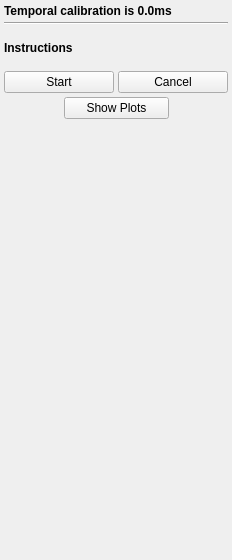
<?xml version="1.0" encoding="UTF-8"?>
<ui version="4.0">
 <class>TemporalCalibrationToolbox</class>
 <widget class="QWidget" name="TemporalCalibrationToolbox">
  <property name="geometry">
   <rect>
    <x>0</x>
    <y>0</y>
    <width>232</width>
    <height>560</height>
   </rect>
  </property>
  <property name="sizePolicy">
   <sizepolicy hsizetype="Fixed" vsizetype="Preferred">
    <horstretch>0</horstretch>
    <verstretch>0</verstretch>
   </sizepolicy>
  </property>
  <property name="minimumSize">
   <size>
    <width>232</width>
    <height>560</height>
   </size>
  </property>
  <property name="maximumSize">
   <size>
    <width>232</width>
    <height>16777215</height>
   </size>
  </property>
  <property name="windowTitle">
   <string>Temporal Calibration</string>
  </property>
  <layout class="QVBoxLayout" name="verticalLayout">
   <property name="spacing">
    <number>4</number>
   </property>
   <property name="margin">
    <number>4</number>
   </property>
   <item>
    <widget class="QLabel" name="label_State">
     <property name="font">
      <font>
       <weight>75</weight>
       <bold>true</bold>
      </font>
     </property>
     <property name="text">
      <string>Temporal calibration is 0.0ms</string>
     </property>
    </widget>
   </item>
   <item>
    <widget class="Line" name="line_2">
     <property name="orientation">
      <enum>Qt::Horizontal</enum>
     </property>
    </widget>
   </item>
   <item>
    <spacer name="verticalSpacer_6">
     <property name="orientation">
      <enum>Qt::Vertical</enum>
     </property>
     <property name="sizeType">
      <enum>QSizePolicy::Fixed</enum>
     </property>
     <property name="sizeHint" stdset="0">
      <size>
       <width>158</width>
       <height>12</height>
      </size>
     </property>
    </spacer>
   </item>
   <item>
    <widget class="QLabel" name="label_InstructionsTemporal">
     <property name="font">
      <font>
       <weight>75</weight>
       <bold>true</bold>
      </font>
     </property>
     <property name="text">
      <string>Instructions</string>
     </property>
     <property name="wordWrap">
      <bool>true</bool>
     </property>
    </widget>
   </item>
   <item>
    <spacer name="verticalSpacer_5">
     <property name="orientation">
      <enum>Qt::Vertical</enum>
     </property>
     <property name="sizeType">
      <enum>QSizePolicy::Fixed</enum>
     </property>
     <property name="sizeHint" stdset="0">
      <size>
       <width>158</width>
       <height>12</height>
      </size>
     </property>
    </spacer>
   </item>
   <item>
    <layout class="QHBoxLayout" name="horizontalLayout_5">
     <property name="spacing">
      <number>4</number>
     </property>
     <item>
      <widget class="QPushButton" name="pushButton_StartTemporal">
       <property name="sizePolicy">
        <sizepolicy hsizetype="Minimum" vsizetype="Fixed">
         <horstretch>0</horstretch>
         <verstretch>0</verstretch>
        </sizepolicy>
       </property>
       <property name="minimumSize">
        <size>
         <width>0</width>
         <height>0</height>
        </size>
       </property>
       <property name="maximumSize">
        <size>
         <width>16777215</width>
         <height>16777215</height>
        </size>
       </property>
       <property name="text">
        <string>Start</string>
       </property>
      </widget>
     </item>
     <item>
      <widget class="QPushButton" name="pushButton_CancelTemporal">
       <property name="text">
        <string>Cancel</string>
       </property>
      </widget>
     </item>
    </layout>
   </item>
   <item>
    <layout class="QHBoxLayout" name="horizontalLayout">
     <property name="spacing">
      <number>4</number>
     </property>
     <item>
      <spacer name="horizontalSpacer_2">
       <property name="orientation">
        <enum>Qt::Horizontal</enum>
       </property>
       <property name="sizeHint" stdset="0">
        <size>
         <width>40</width>
         <height>20</height>
        </size>
       </property>
      </spacer>
     </item>
     <item>
      <widget class="QPushButton" name="pushButton_ShowPlots">
       <property name="minimumSize">
        <size>
         <width>105</width>
         <height>0</height>
        </size>
       </property>
       <property name="text">
        <string>Show Plots</string>
       </property>
       <property name="checkable">
        <bool>true</bool>
       </property>
      </widget>
     </item>
     <item>
      <spacer name="horizontalSpacer">
       <property name="orientation">
        <enum>Qt::Horizontal</enum>
       </property>
       <property name="sizeHint" stdset="0">
        <size>
         <width>40</width>
         <height>20</height>
        </size>
       </property>
      </spacer>
     </item>
    </layout>
   </item>
   <item>
    <spacer name="verticalSpacer_2">
     <property name="orientation">
      <enum>Qt::Vertical</enum>
     </property>
     <property name="sizeHint" stdset="0">
      <size>
       <width>158</width>
       <height>40</height>
      </size>
     </property>
    </spacer>
   </item>
  </layout>
 </widget>
 <layoutdefault spacing="4" margin="4"/>
 <resources>
  <include location="../fCal.qrc"/>
 </resources>
 <connections/>
</ui>
